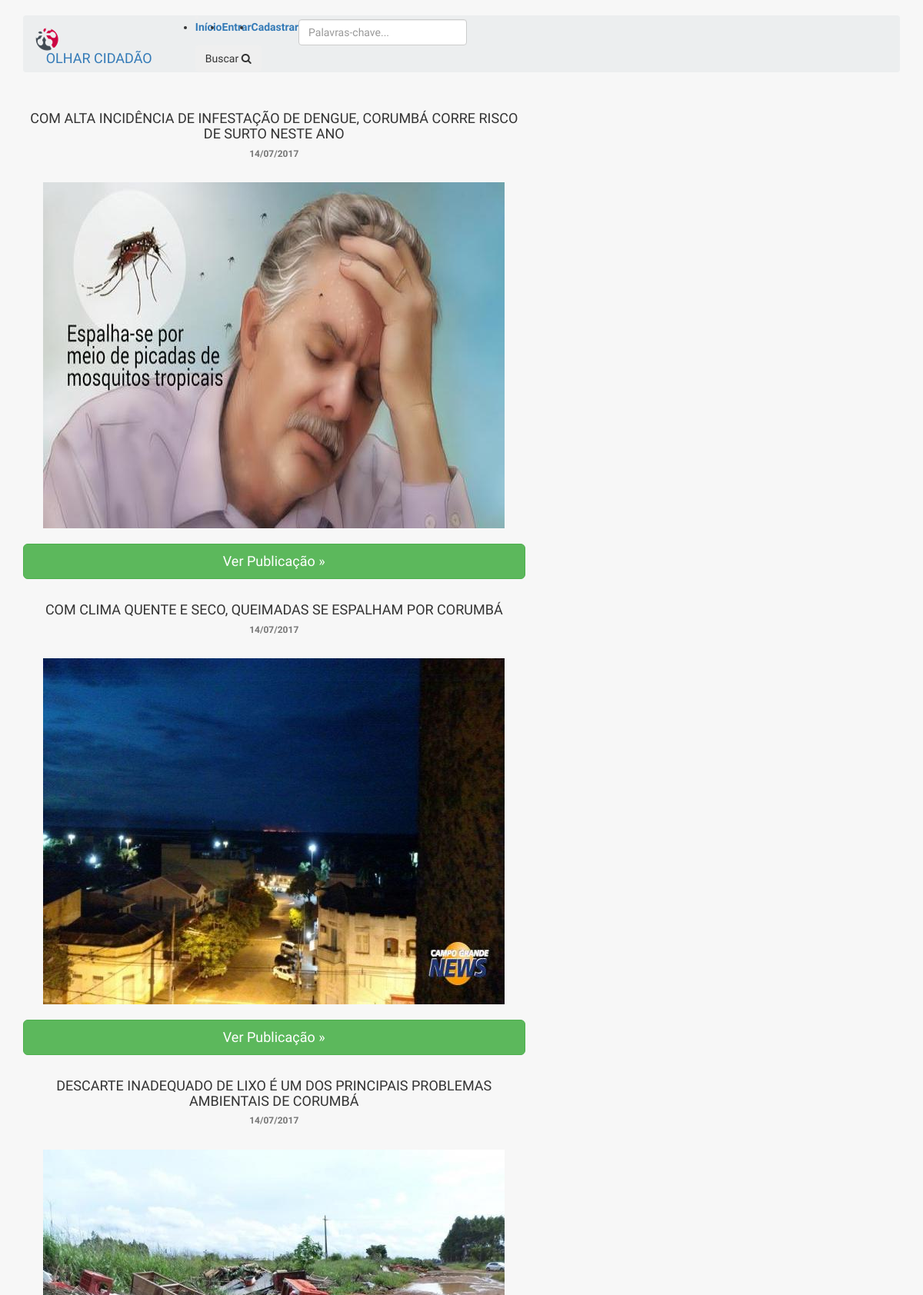
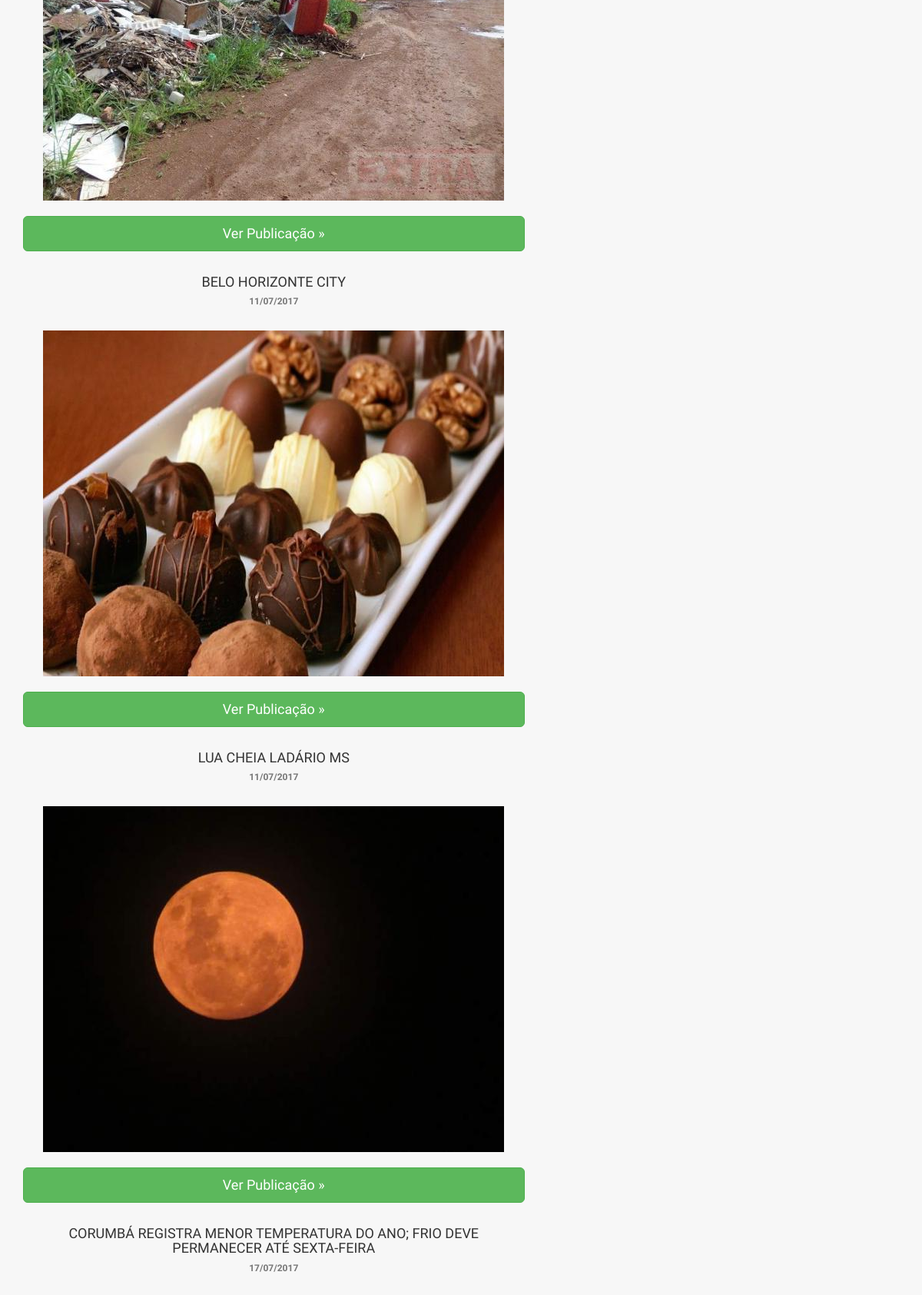
The app's page /index.php/buscar/todos (upper part) with its own data (2 pictures, top to bottom).
### tables this page shows
CREATE TABLE `publicacao` (
  `id` bigint(11) NOT NULL,
  `titulo` varchar(500) NOT NULL,
  `foto` varchar(500) NOT NULL,
  `texto` text NOT NULL,
  `categoria` int(10) NOT NULL,
  `estado` int(10) NOT NULL,
  `cidade` int(10) NOT NULL,
  `endereco` text NOT NULL,
  `curr_time` timestamp NOT NULL DEFAULT CURRENT_TIMESTAMP ON UPDATE CURRENT_TIMESTAMP,
  `usuario_nome` varchar(500) NOT NULL
);

### application/controllers/Buscar.php (called while the page is built, shortened)
<?php
class Buscar extends CI_Controller {
    function __construct(){
        $this->load->model('publicacoes');
		$this->load->helper('url');
    }
function todos(){
        $keyword=$this->input->post('keyword');
        $data['results']=$this->publicacoes->search($keyword);
		if($data['results'] != FALSE){
			$this->load->view('buscar',$data);
		}else{
			$mensagem = 'Nenhuma publicação cadastrada!';
			$this->load->view('buscar', $mensagem);
		}
	}
}
?>

### index.php (called while the page is built, shortened)
<?php
require_once BASEPATH.'core/CodeIgniter.php';

### application/models/Publicacoes.php (called while the page is built, shortened)
<?php
class Publicacoes extends CI_Model {
public function search($keyword){
		$this->db->select('*');
		$this->db->from('publicacao');
		$this->db->like('titulo', $keyword);
		$res = $this->db->get()->result();
		return $res;
  }
}

### application/views/buscar.php (the view, shortened to what this page needs)
<?php include "header.php" ?>
<div class="container">
<nav class="navbar navbar-toggleable-md navbar-light bg-faded" style="background-color: #ECEEEF;">
<button class="navbar-toggler navbar-toggler-right" type="button" data-toggle="collapse" data-target="#navbar" aria-controls="navbarTogglerDemo02" aria-expanded="false" aria-label="Toggle navigation">
</button>
<a class="navbar-brand" href="http://localhost/olharcidadao/">
	<img src="http://localhost/olharcidadao/imagens/icon.png" width="30" height="200" class="d-inline-block align-top" alt="">&ensp; OLHAR CIDADÃO &ensp;&ensp;&ensp;&ensp;
</a>
<div class="collapse navbar-collapse" id="navbar">
	<ul class="navbar-nav mr-auto mt-2 mt-md-0">
		<?php if(!isset($_SESSION['usuario_nome']))
			{?>
			<li class="nav-item"><a class="nav-link" href="http://localhost/olharcidadao/"><b>Início</b></a></li>
			<li class="nav-item"><a class="nav-link" href="http://localhost/olharcidadao/painel"><b>Entrar</b></a></li>
			<li class="nav-item"><a class="nav-link" href="http://localhost/olharcidadao/cadastrar"><b>Cadastrar</b></a></li>
		<?php }?>
	</ul>
	<form class="form-inline my-2 my-lg-0" action="http://localhost/olharcidadao/buscar/todos" method="post">
		<input class="form-control mr-sm-2" type="text" placeholder="Palavras-chave..." id="keyword" name="keyword" required><br>
		<button class="btn btn-outline-info my-2 my-sm-0" type="submit">Buscar <i class="fa fa-search" aria-hidden="true"></i></button>
	</form>
</div>
</nav><br>
</div>
<div class="container">
<div class="row">
	<div class="col-sm-7">
	<?php if (isset($results)) {
		if($results=='Nenhuma publicação cadastrada!')
		{ ?>
		<div class="alert alert-danger" role="alert">
		<center> Atenção!   <?php echo $results; ?></center>
		</div>
		<?php }
		else{
		foreach ($results as $value) {
		?>
	<center>
	<div class="card">
	<div class="card-block">
	<h4 class="card-title"><?php echo $value->titulo;?></h4>
	<h6 class="card-subtitle text-muted"><strong><?php echo date('d/m/Y', strtotime( $value->curr_time));?></strong></h6>
	<center><br /><img src="<?php echo base_url().$value->foto; ?>"/></center><br />
	<div align="center"><a href="http://localhost/olharcidadao/inicio/publicacao/<?php echo $value->id ?>" class="btn btn-success btn-lg btn-block">Ver Publicação &raquo;</a></div>
	</div>
	</div><br />
	</center>
	<?php }}}?>
	</div>
</div>
</div>
<?php include "footer.php"?>

### application/views/header.php (shortened to what this page needs)
<html lang="pt-BR">
	<head>
		<link rel="stylesheet" href="https://maxcdn.bootstrapcdn.com/font-awesome/4.7.0/css/font-awesome.min.css">
		<link rel="stylesheet" href="https://v4-alpha.getbootstrap.com/dist/css/bootstrap.min.css">
		<link rel="stylesheet" href="<?php echo base_url(); ?>css/estilo.css">
	</head><br />
	<body>

### application/views/footer.php (shortened to what this page needs)
<br />
</body>
</html>

### css/estilo.css (style rules this page uses)
a:hover, a:visited, a:link, a:active { text-decoration: none; }
* { font-family: 'Average Sans', sans-serif; margin: 0; padding:0; }
img { max-width: 100%; height: auto; }
html, body, footer { background-image: url("https://www.transparenttextures.com/patterns/retina-dust.png"); background-color: #f7f7f7; }

### records on screen
publicacao: titulo "COM ALTA INCIDÊNCIA DE INFESTAÇÃO DE DENGUE, CORUMBÁ CORRE RISCO DE SURTO NESTE ANO", curr_time "14/07/2017", foto (picture)
publicacao: titulo "COM CLIMA QUENTE E SECO, QUEIMADAS SE ESPALHAM POR CORUMBÁ", curr_time "14/07/2017", foto (picture)
publicacao: titulo "DESCARTE INADEQUADO DE LIXO É UM DOS PRINCIPAIS PROBLEMAS AMBIENTAIS DE CORUMBÁ", curr_time "14/07/2017", foto (picture)
publicacao: titulo "BELO HORIZONTE CITY", curr_time "11/07/2017", foto (picture)
publicacao: titulo "LUA CHEIA LADÁRIO MS", curr_time "11/07/2017", foto (picture)
publicacao: titulo "CORUMBÁ REGISTRA MENOR TEMPERATURA DO ANO; FRIO DEVE PERMANECER ATÉ SEXTA-FEIRA", curr_time "17/07/2017"
